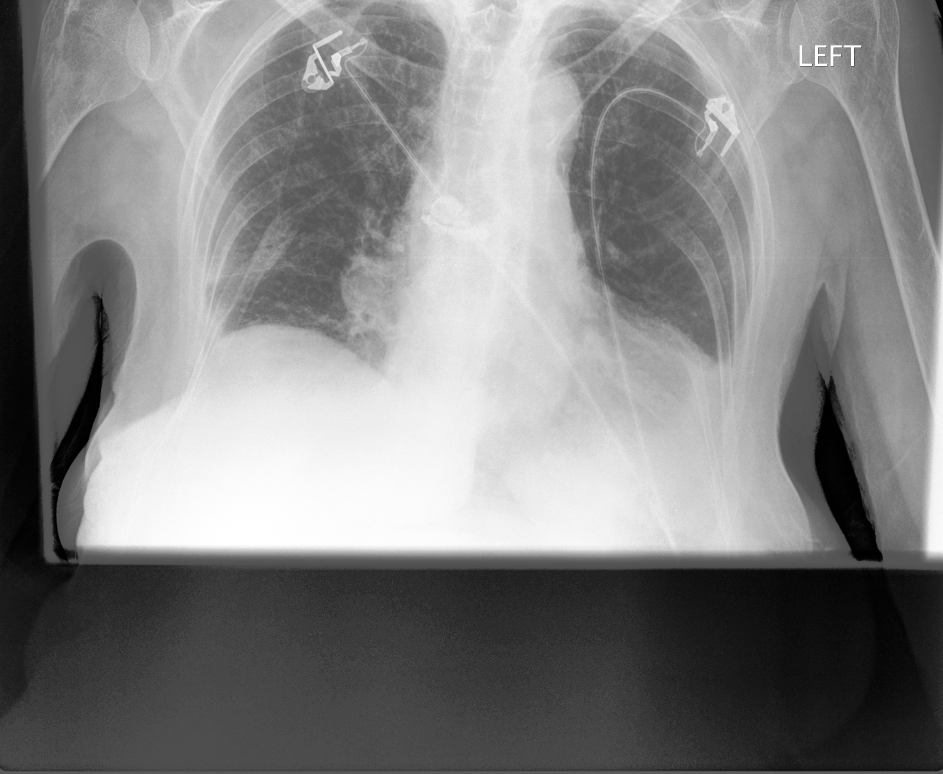
#> input picture CheXpert-v1.0/train/patient00002/study1/view1_frontal.jpg, 2828 x 2320 px, found by its file name (shown at 1/3 size)
$ python img_resizepad.py
#> lines starting #> are read from the running program, lines starting #| are printed output that depends on the picture
import pandas as pd
import numpy as np
import cv2
import sys
np.set_printoptions(threshold=sys.maxsize)

TEST1 = cv2.imread('CheXpert-v1.0/train/patient00001/study1/view1_frontal.jpg', 0) #width longest
#> TEST1 is the input picture: shape (2320, 2828); min 0, max 255, mean 130
TEST2 = cv2.imread('CheXpert-v1.0/train/patient00002/study1/view2_lateral.jpg', 0) #height longest
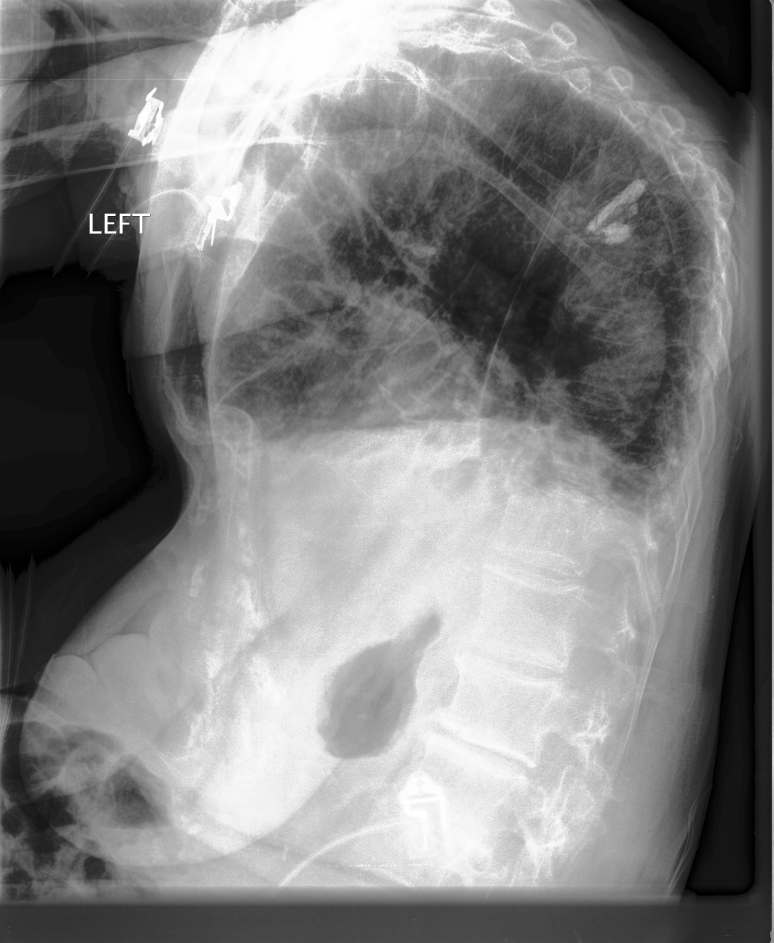
#> input picture CheXpert-v1.0/train/patient00002/study1/view2_lateral.jpg, 2320 x 2828 px (shown at 1/3 size)
#> TEST2 is the input picture: shape (2828, 2320); min 0, max 255, mean 128.7
SCALE=300


def resize_img(img, scale):
    """
    args:
        img - image as numpy array (cv2)
        scale - desired output image-size as scale x scale
    return:
        image resized to scale x scale with shortest dimension 0-padded
    """
#> called with scale = 300
    size = img.shape
#> size = (2828, 2320)
    max_dim = max(size)
#> max_dim = 2828
    max_ind = size.index(max_dim)
#> max_ind = 0

    #Resizing
    if max_ind == 0:
        #image is heigher
        wpercent = (scale / float(size[0]))
#> wpercent = 0.106
        hsize = int((float(size[1]) * float(wpercent)))
#> hsize = 246
        desireable_size = (scale, hsize)
#> desireable_size = (300, 246)
    else:
        #image is wider
        hpercent = (scale / float(size[1]))
        wsize = int((float(size[0]) * float(hpercent)))
        desireable_size = (wsize, scale)
    resized_img = cv2.resize(img, desireable_size[::-1]) #this flips the desireable_size vector
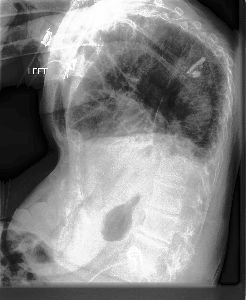
#> resized_img: shape (300, 246); min 0, max 255, mean 128.5
    #print(resized_img.shape)

    #Padding
    if max_ind == 0:
        # height fixed at scale, pad the width
        pad_size = scale - resized_img.shape[1]
#> pad_size = 54
        left = int(np.floor(pad_size/2))
#> left = 27
        right = int(np.ceil(pad_size/2))
#> right = 27
        top = int(0)
        bottom = int(0)
    else:
        # width fixed at scale, pad the height
        pad_size = scale - resized_img.shape[0]
        top = int(np.floor(pad_size/2))
        bottom = int(np.ceil(pad_size/2))
        left = int(0)
        right = int(0)
    resized_img = np.pad(resized_img,[(top, bottom), (left, right)], 'constant', constant_values=0)
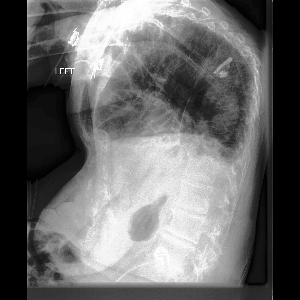
#> resized_img: shape (300, 300); min 0, max 255, mean 105.3
    #print(resized_img.shape)

    return resized_img


if __name__ == "__main__":
    resize_img(img=TEST2, scale=SCALE)
